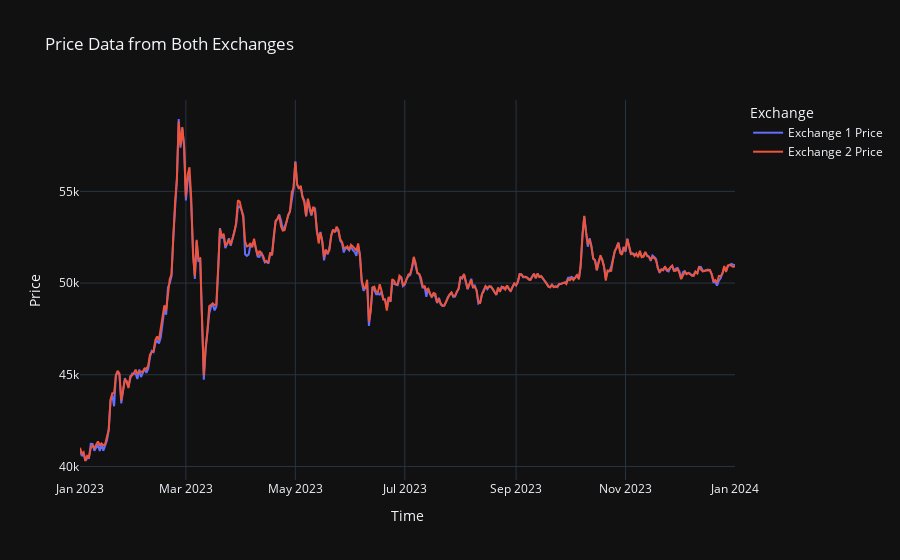
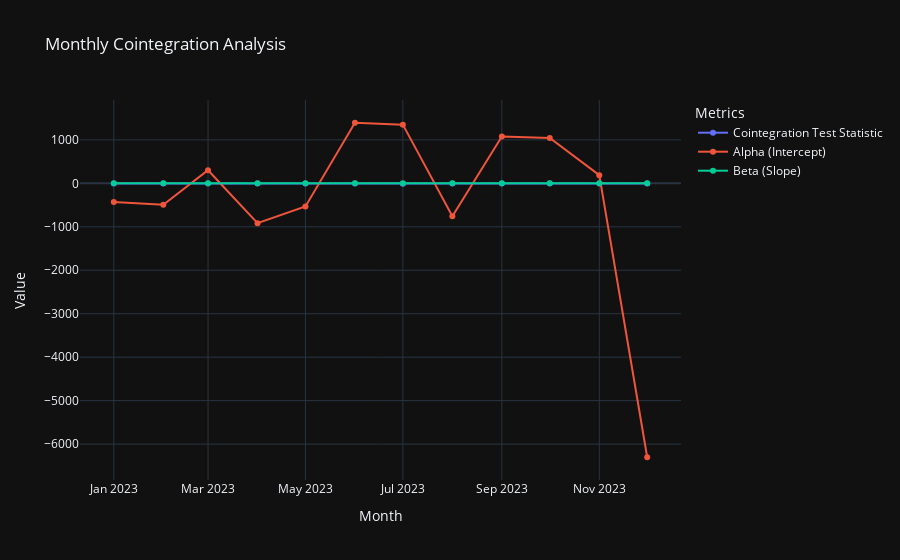
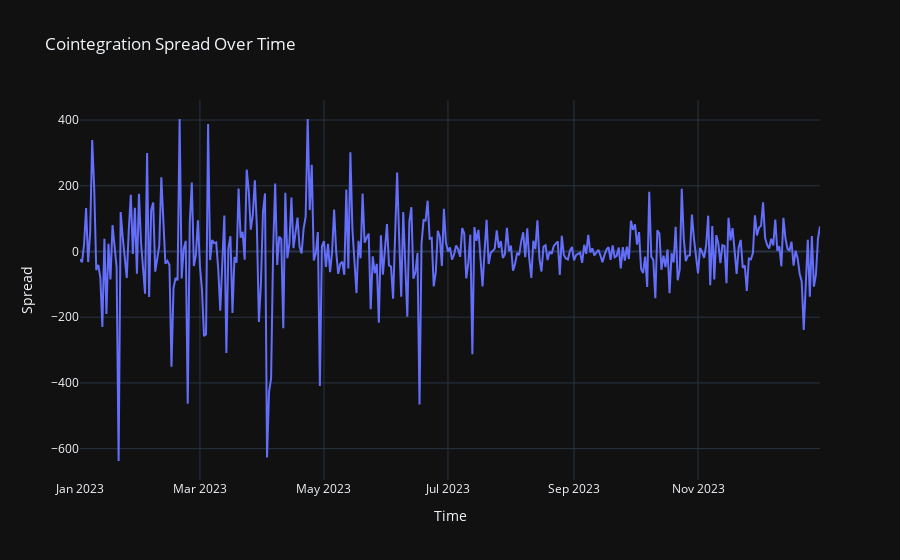

The notebook cell these images were saved under, in order:
### Code cell
cointegration_test(RESAMPLED_1D_DATA_DIR + 'Last-Wallex-USDTTMN.csv', RESAMPLED_1D_DATA_DIR + 'Last-Tabdeal-USDTTMN.csv')

### Figure 1 — Plotly figure (JSON) as saved in the notebook; plotly's stock layout.template omitted (floating-point values rounded to 4 significant figures; data arrays with more than 128 entries replaced by an {"elided": "..."} marker saying what was removed)
{"data": [{"mode": "lines", "name": "Exchange 1 Price", "type": "scatter", "x": {"elided": "366 str values"}, "y": {"elided": "366 float values"}}, {"mode": "lines", "name": "Exchange 2 Price", "type": "scatter", "x": {"elided": "366 str values"}, "y": {"elided": "366 float values"}}], "layout": {"legend": {"title": {"text": "Exchange"}}, "title": {"text": "Price Data from Both Exchanges"}, "xaxis": {"title": {"text": "Time"}}, "yaxis": {"title": {"text": "Price"}}}}

### Figure 2 — Plotly figure (JSON) as saved in the notebook; plotly's stock layout.template omitted (floating-point values rounded to 4 significant figures)
{"data": [{"mode": "lines+markers", "name": "Cointegration Test Statistic", "type": "scatter", "x": ["2023-01", "2023-02", "2023-03", "2023-04", "2023-05", "2023-06", "2023-07", "2023-08", "2023-09", "2023-10", "2023-11", "2023-12"], "y": [-5.301, -3.712, -4.881, -4.146, -5.835, -5.196, -6.831, -4.442, -4.834, -6.314, -4.583, -3.683]}, {"mode": "lines+markers", "name": "Alpha (Intercept)", "type": "scatter", "x": ["2023-01", "2023-02", "2023-03", "2023-04", "2023-05", "2023-06", "2023-07", "2023-08", "2023-09", "2023-10", "2023-11", "2023-12"], "y": [-428.8, -494.5, 302.1, -916.8, -533.2, 1394.0, 1351.0, -758.6, 1076.0, 1043.0, 188.7, -6303.0]}, {"mode": "lines+markers", "name": "Beta (Slope)", "type": "scatter", "x": ["2023-01", "2023-02", "2023-03", "2023-04", "2023-05", "2023-06", "2023-07", "2023-08", "2023-09", "2023-10", "2023-11", "2023-12"], "y": [1.008, 1.007, 0.9916, 1.016, 1.01, 0.9702, 0.972, 1.015, 0.9787, 0.9801, 0.9964, 1.125]}], "layout": {"legend": {"title": {"text": "Metrics"}}, "title": {"text": "Monthly Cointegration Analysis"}, "xaxis": {"title": {"text": "Month"}}, "yaxis": {"title": {"text": "Value"}}}}

### Figure 3 — Plotly figure (JSON) as saved in the notebook; plotly's stock layout.template omitted (floating-point values rounded to 4 significant figures; data arrays with more than 128 entries replaced by an {"elided": "..."} marker saying what was removed)
{"data": [{"mode": "lines", "name": "Cointegration Spread", "type": "scatter", "x": {"elided": "365 str values"}, "y": {"elided": "365 float values"}}], "layout": {"title": {"text": "Cointegration Spread Over Time"}, "xaxis": {"title": {"text": "Time"}}, "yaxis": {"title": {"text": "Spread"}}}}
